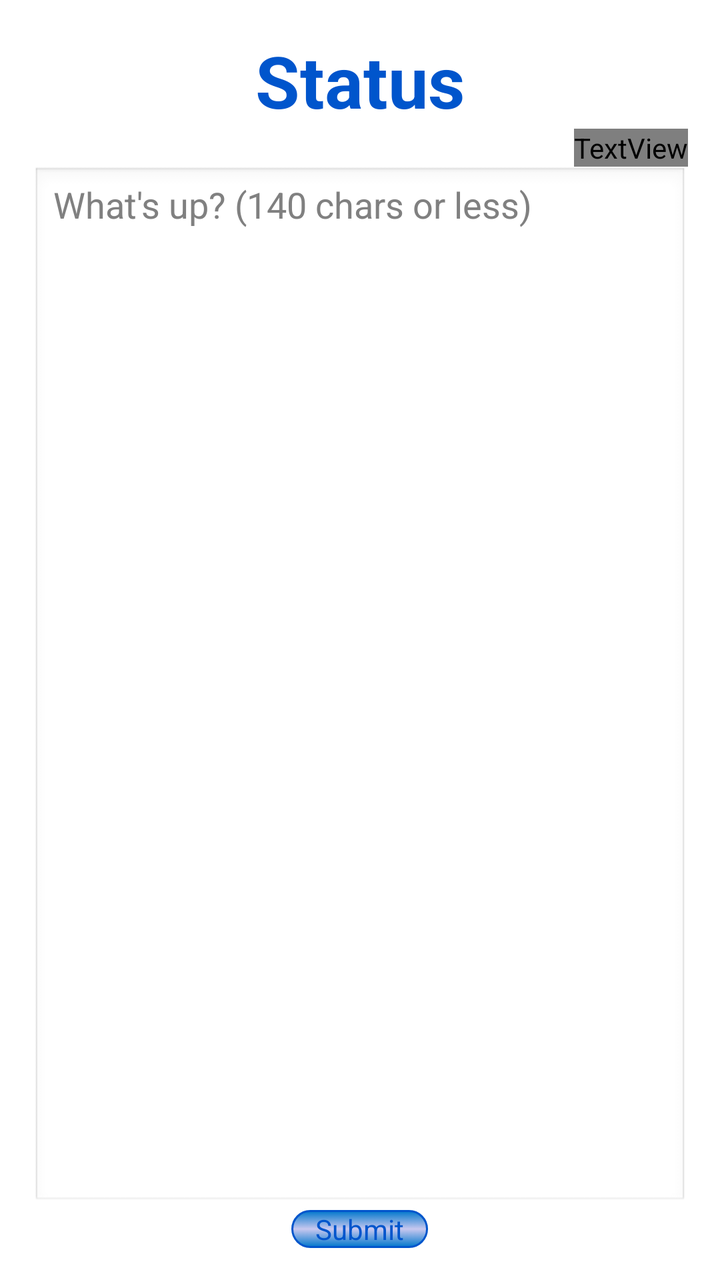
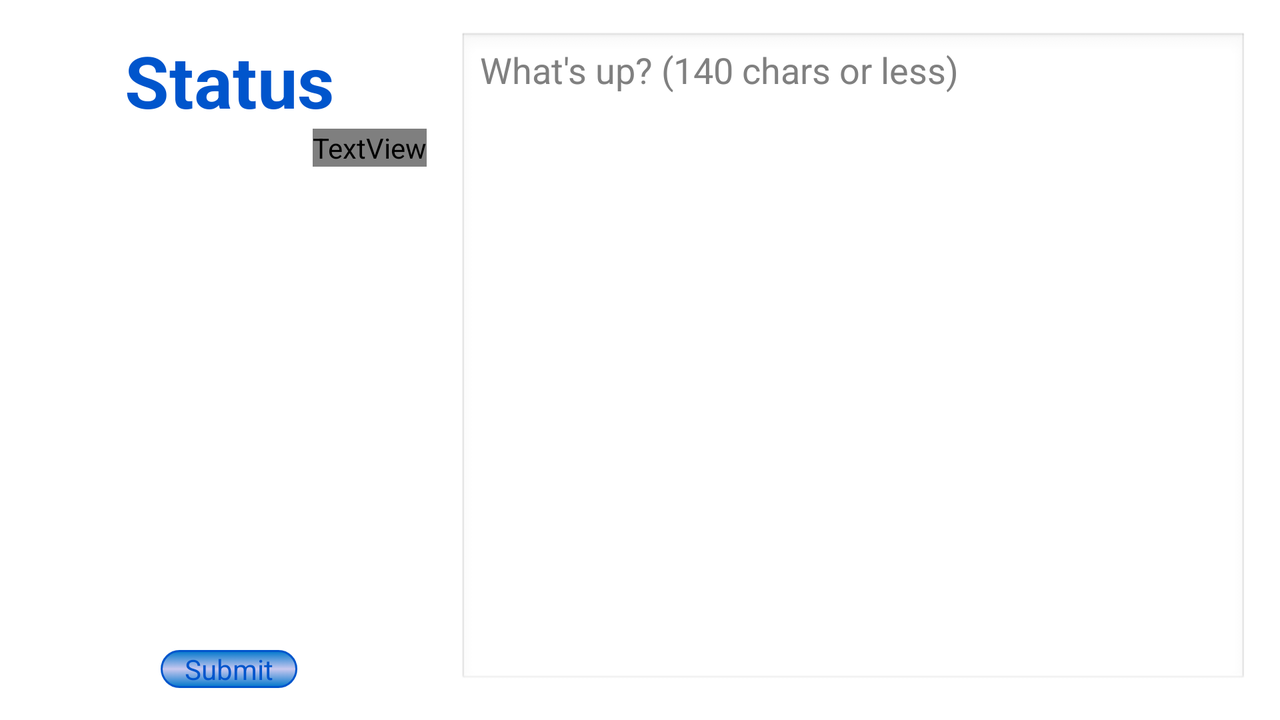

Compare how this app lays out the same screen by default and in its alternative resource folder. The renders come first, then the two layout files and the values they reference.
<!-- AndroidManifest.xml: application theme AppTheme -->
<!-- res/layout/fragment_status.xml -->
<LinearLayout xmlns:android="http://schemas.android.com/apk/res/android"
    xmlns:tools="http://schemas.android.com/tools"
    android:layout_width="match_parent"
    android:layout_height="match_parent"
    android:orientation="vertical"
    android:paddingBottom="@dimen/activity_vertical_margin"
    android:paddingLeft="@dimen/activity_horizontal_margin"
    android:paddingRight="@dimen/activity_horizontal_margin"
    android:paddingTop="@dimen/activity_vertical_margin"
    tools:context=".StatusActivity" >

    <TextView
        style="@style/yamba_label"
        android:layout_width="wrap_content"
        android:layout_height="wrap_content"
        android:layout_gravity="center_horizontal"
        android:text="@string/title_status" />

    <TextView
        android:id="@+id/status_count"
        android:layout_width="wrap_content"
        android:layout_height="wrap_content"
        android:layout_gravity="right"
        android:text="@string/status_count"
        android:textColor="@color/ok" />

    <EditText
        android:id="@+id/status_status"
        android:layout_width="match_parent"
        android:layout_height="0dp"
        android:layout_gravity="right"
        android:layout_weight="1"
        android:gravity="top|left"
        android:hint="@string/status_hint" />

    <Button
        android:id="@+id/status_submit"
        style="@style/yamba_text"
        android:layout_width="wrap_content"
        android:layout_height="wrap_content"
        android:layout_gravity="center_horizontal"
        android:background="@drawable/button_bg"
        android:paddingLeft="12dp"
        android:paddingRight="12dp"
        android:text="@string/status_submit" />

</LinearLayout>
<!-- resources referenced by this layout -->
<resources>
  <dimen name="activity_horizontal_margin">16dp</dimen>
  <dimen name="activity_vertical_margin">16dp</dimen>
  <!-- drawable button_bg (drawable) -->
  <?xml version="1.0" encoding="utf-8"?>
  <selector xmlns:android="http://schemas.android.com/apk/res/android">
  
      <item android:drawable="@drawable/button_pressed" android:state_pressed="true"/>
      <item android:drawable="@drawable/button_enabled"/>
  
  </selector>
  <string name="status_count">140</string>
  <string name="status_hint">What\'s up?  (140 chars or less)</string>
  <string name="status_submit">Submit</string>
  <string name="title_status">Status</string>
  <style name="yamba_label" parent="yamba_text">
          <item name="android:textSize">36sp</item>
          <item name="android:textStyle">bold</item>
      </style>
  <style name="yamba_text" parent="android:Widget.Holo.Light.TextView">
          <item name="android:textColor">@color/sea_blue</item>
      </style>
  <style name="AppTheme" parent="AppBaseTheme">
          
      </style>
  <!-- drawable button_pressed (drawable) -->
  <?xml version="1.0" encoding="utf-8"?>
  <shape xmlns:android="http://schemas.android.com/apk/res/android"
      android:shape="rectangle" >
  
      <corners android:radius="@dimen/button_corner" />
  
      <gradient
          android:angle="90"
          android:centerColor="@color/bright_sea_blue"
          android:endColor="@color/sea_blue"
          android:startColor="@color/sea_blue"
          android:type="linear" />
  
      <stroke
          android:width="1dp"
          android:color="@color/sea_blue" />
  
  </shape>
  <!-- drawable button_enabled (drawable) -->
  <?xml version="1.0" encoding="utf-8"?>
  <shape xmlns:android="http://schemas.android.com/apk/res/android"
      android:shape="rectangle" >
  
      <corners android:radius="@dimen/button_corner" />
  
      <gradient
          android:angle="90"
          android:centerColor="@color/fog"
          android:endColor="@color/bright_sea_blue"
          android:startColor="@color/bright_sea_blue"
          android:type="linear" />
  
      <stroke
          android:width="1dp"
          android:color="@color/sea_blue" />
  
  </shape>
  <color name="sea_blue">#0055cc</color>
  <style name="AppBaseTheme" parent="android:Theme.Light">
          
      </style>
  <dimen name="button_corner">9dp</dimen>
  <color name="bright_sea_blue">#0077cc</color>
  <color name="fog">#778888dd</color>
</resources>
<!-- res/layout-land/fragment_status.xml (the repository's variant of the layout above) -->
<!-- drawn on the phone turned sideways -->
<LinearLayout xmlns:android="http://schemas.android.com/apk/res/android"
    xmlns:tools="http://schemas.android.com/tools"
    android:layout_width="match_parent"
    android:layout_height="match_parent"
    android:orientation="horizontal"
    android:paddingBottom="@dimen/activity_vertical_margin"
    android:paddingLeft="@dimen/activity_horizontal_margin"
    android:paddingRight="@dimen/activity_horizontal_margin"
    android:paddingTop="@dimen/activity_vertical_margin"
    tools:context=".StatusActivity" >

    <RelativeLayout
        android:layout_width="0dp"
        android:layout_height="match_parent"
        android:layout_weight="1" >

        <TextView
            android:id="@+id/status_label"
            android:layout_width="wrap_content"
            android:layout_height="wrap_content"
            android:layout_alignParentTop="true"
            android:layout_centerHorizontal="true"
            android:text="@string/title_status"
            android:textColor="@color/sea_blue"
            android:textSize="36sp"
            android:textStyle="bold" />

        <TextView
            android:id="@+id/status_count"
            android:layout_width="wrap_content"
            android:layout_height="wrap_content"
            android:layout_alignParentRight="true"
            android:layout_below="@id/status_label"
            android:layout_gravity="right"
            android:text="@string/status_count"
            android:textColor="@color/ok" />

        <Button
            android:id="@+id/status_submit"
            android:layout_width="wrap_content"
            android:layout_height="wrap_content"
            android:layout_alignParentBottom="true"
            android:layout_centerHorizontal="true"
            android:background="@drawable/button_bg"
            android:paddingLeft="12dp"
            android:paddingRight="12dp"
            android:text="@string/status_submit"
            android:textColor="@color/sea_blue" />
    </RelativeLayout>

    <EditText
        android:id="@+id/status_status"
        android:layout_width="0dp"
        android:layout_height="match_parent"
        android:layout_gravity="right"
        android:layout_marginLeft="@dimen/activity_horizontal_margin"
        android:layout_weight="2"
        android:gravity="top|left"
        android:hint="@string/status_hint" />

</LinearLayout>
<!-- resources referenced by the variant -->
<!-- as the phone turned sideways resolves them -->
<resources>
  <color name="sea_blue">#0055cc</color>
  <dimen name="activity_horizontal_margin">16dp</dimen>
  <dimen name="activity_vertical_margin">16dp</dimen>
  <!-- drawable button_bg (drawable) -->
  <?xml version="1.0" encoding="utf-8"?>
  <selector xmlns:android="http://schemas.android.com/apk/res/android">
  
      <item android:drawable="@drawable/button_pressed" android:state_pressed="true"/>
      <item android:drawable="@drawable/button_enabled"/>
  
  </selector>
  <string name="status_count">140</string>
  <string name="status_hint">What\'s up?  (140 chars or less)</string>
  <string name="status_submit">Submit</string>
  <string name="title_status">Status</string>
  <style name="AppTheme" parent="AppBaseTheme">
          
      </style>
  <!-- drawable button_pressed (drawable) -->
  <?xml version="1.0" encoding="utf-8"?>
  <shape xmlns:android="http://schemas.android.com/apk/res/android"
      android:shape="rectangle" >
  
      <corners android:radius="@dimen/button_corner" />
  
      <gradient
          android:angle="90"
          android:centerColor="@color/bright_sea_blue"
          android:endColor="@color/sea_blue"
          android:startColor="@color/sea_blue"
          android:type="linear" />
  
      <stroke
          android:width="1dp"
          android:color="@color/sea_blue" />
  
  </shape>
  <!-- drawable button_enabled (drawable) -->
  <?xml version="1.0" encoding="utf-8"?>
  <shape xmlns:android="http://schemas.android.com/apk/res/android"
      android:shape="rectangle" >
  
      <corners android:radius="@dimen/button_corner" />
  
      <gradient
          android:angle="90"
          android:centerColor="@color/fog"
          android:endColor="@color/bright_sea_blue"
          android:startColor="@color/bright_sea_blue"
          android:type="linear" />
  
      <stroke
          android:width="1dp"
          android:color="@color/sea_blue" />
  
  </shape>
  <style name="AppBaseTheme" parent="android:Theme.Light">
          
      </style>
  <dimen name="button_corner">9dp</dimen>
  <color name="bright_sea_blue">#0077cc</color>
  <color name="fog">#778888dd</color>
</resources>
